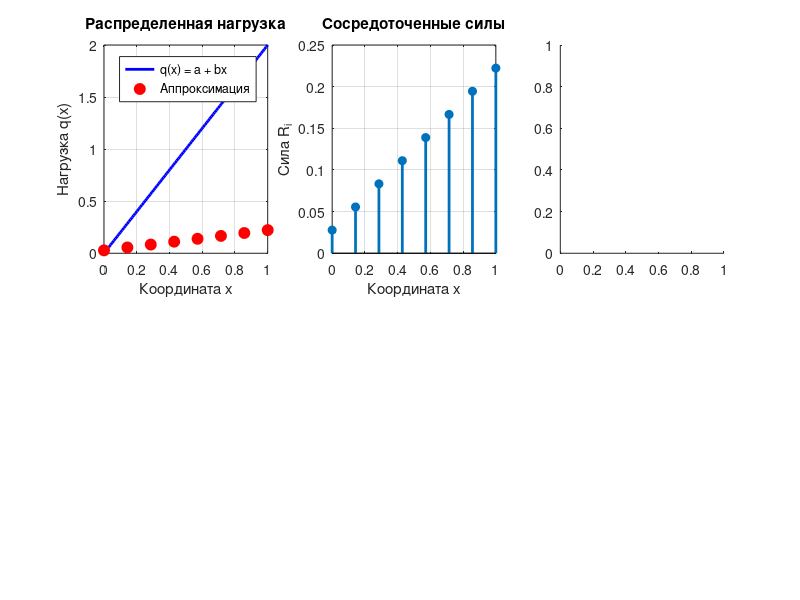

The MATLAB script that drew this image: (Note: this script raises an error after producing the figure.)
% Основные определения

%1-й уровень - точки крепления к крылу
%2-й уровень- точки крепления рычагов, соеденяющие точки крепления к крылу
%3-й уровень точки крепления рычагов, соеденяющие точки 2-го уровня
%4-й уровень точка за которую подвешиваеться груз


% Построение системы рычагов для распределения нагрузки на крыло
% Входные параметры:
% a - постоянная составляющая нагрузки

% Построение системы рычагов для распределения нагрузки на крыло
% Входные параметры:
% a - постоянная составляющая нагрузки
% b - линейная составляющая нагрузки% 1. Базовые параметры
L = 1; % Длина крыла
n_points = 8; % Количество точек крепления
  
% Координаты точек крепления к крылу (уровень 1)
x1 = linspace(0, L, n_points);
  
% 2. Расчет распределенной нагрузки
% Функция распределенной нагрузки
a=0;
b=2;
q = @(x) a + b*x;
    
% Полная сила и момент
F_total = integral(q, 0, L);
M_total = integral(@(x) q(x).*x, 0, L);
    
fprintf('Полная сила F = %.4f\n', F_total);
fprintf('Момент M = %.4f\n', M_total);
%% 3. Расчет сосредоточенных сил R_i
% Решение системы для коэффициентов A и B
sum_x = sum(x1);
sum_x2 = sum(x1.^2);
    
% Матрица системы
M = [n_points, sum_x; sum_x, sum_x2];
rhs = [F_total; M_total];
   
coeffs = M \ rhs;
A = coeffs(1);
B = coeffs(2);
    
% Сосредоточенные силы
R = A + B * x1;    
fprintf('\nКоэффициенты:\n');
fprintf('A = %.4f, B = %.4f\n', A, B);
% 4. Расчет координат рычагов уровня 2
x2 = zeros(1, 4);
F_level2 = zeros(1, 4);
    
for j = 1:4
i1 = 2*j - 1;
i2 = 2*j;
        
R1 = R(i1);
R2 = R(i2);
x1_val1 = x1(i1);
x1_val2 = x1(i2);
        
% Координата точки подвеса (центр тяжести)
x2(j) = (R1*x1_val1 + R2*x1_val2) / (R1 + R2);
F_level2(j) = R1 + R2;
        
fprintf('x2_%d = %.4f, F_%d = %.4f\n', j, x2(j), j, F_level2(j));
end
    
%% 5. Расчет координат рычагов уровня 3
x3 = zeros(1, 2);
F_level3 = zeros(1, 2);
for k = 1:2
j1 = 2*k - 1;
j2 = 2*k;
        
F1 = F_level2(j1);
F2 = F_level2(j2);
x2_val1 = x2(j1);
x2_val2 = x2(j2);
        
x3(k) = (F1*x2_val1 + F2*x2_val2) / (F1 + F2);
F_level3(k) = F1 + F2;
        
fprintf('x3_%d = %.4f, F_%d = %.4f\n', k, x3(k), k, F_level3(k));
end
    
% 6. Расчет координаты точки подвеса груза (уровень 4)
F1_level3 = F_level3(1);
F2_level3 = F_level3(2);
x3_val1 = x3(1);
x3_val2 = x3(2);
    
x4 = (F1_level3*x3_val1 + F2_level3*x3_val2) / (F1_level3 + F2_level3);
    
fprintf('\nТочка подвеса груза:\n');
fprintf('x4 = %.4f\n', x4);
    
% 7. Визуализация
figure('Position', [100, 100, 1200, 800]);
    
% 7.1 Распределенная нагрузка
subplot(2,3,1);
x_plot = linspace(0, L, 100);
q_plot = q(x_plot);
plot(x_plot, q_plot, 'b-', 'LineWidth', 2);
hold on;
plot(x1, A + B*x1, 'ro', 'MarkerSize', 8, 'MarkerFaceColor', 'r');
xlabel('Координата x');
ylabel('Нагрузка q(x)');
title('Распределенная нагрузка');
legend('q(x) = a + bx', 'Аппроксимация', 'Location', 'best');
grid on;
    
% 7.2 Сосредоточенные силы
subplot(2,3,2);
stem(x1, R, 'filled', 'LineWidth', 2);
xlabel('Координата x');
ylabel('Сила R_i');
title('Сосредоточенные силы');
grid on;
    
% 7.3 Система рычагов - схема
subplot(2,3,3);
plot_lever_system(x1, x2, x3, x4, R, F_level2, F_level3);
title('Схема системы рычагов');
    
% 7.4 Проверка - равнодействующая и момент
subplot(2,3,4);
% Расчетная равнодействующая
F_calc = sum(R);
M_calc = sum(R .* x1);
    
bar([F_total, F_calc; M_total, M_calc]);
set(gca, 'XTickLabel', {'Сила F', 'Момент M'});
ylabel('Значение');
legend('Теоретическое', 'Расчетное', 'Location', 'best');
title('Проверка эквивалентности');
grid on;
    
% 7.5 Погрешность
subplot(2,3,5);
error_F = abs(F_total - F_calc) / F_total * 100;
error_M = abs(M_total - M_calc) / M_total * 100;
    
bar([error_F; error_M]);
ylabel('Погрешность (%)');
set(gca, 'XTickLabel', {'Сила F', 'Момент M'});
title('Относительная погрешность');
grid on;
    
% 7.6 Итоговая информация
subplot(2,3,6);
axis off;
text(0.1, 0.9, sprintf('Параметры нагрузки:'), 'FontSize', 12, 'FontWeight', 'bold');
text(0.1, 0.8, sprintf('a = %.2f', a), 'FontSize', 11);
text(0.1, 0.7, sprintf('b = %.2f', b), 'FontSize', 11);
text(0.1, 0.6, sprintf('q(x) = %.2f + %.2f*x', a, b), 'FontSize', 11);
text(0.1, 0.5, sprintf('Точка подвеса: x4 = %.4f', x4), 'FontSize', 11, 'FontWeight', 'bold');
text(0.1, 0.4, sprintf('Погрешность силы: %.2f%%', error_F), 'FontSize', 11);
text(0.1, 0.3, sprintf('Погрешность момента: %.2f%%', error_M), 'FontSize', 11);
    
function plot_lever_system(x1, x2, x3, x4, R, F2, F3)
    % Визуализация системы рычагов
    
    % Уровень 1 - точки крепления к крылу
    plot(x1, zeros(size(x1)), 'ko', 'MarkerSize', 8, 'MarkerFaceColor', 'k');
    for i = 1:length(x1)
        text(x1(i), -0.05, sprintf('R_{%d}=%.2f', i, R(i)), ...
             'HorizontalAlignment', 'center', 'FontSize', 8);
    end
    
    % Уровень 2
    plot(x2, 0.3*ones(size(x2)), 'bo', 'MarkerSize', 8, 'MarkerFaceColor', 'b');
    for j = 1:length(x2)
        text(x2(j), 0.35, sprintf('F2_{%d}=%.2f', j, F2(j)), ...
             'HorizontalAlignment', 'center', 'FontSize', 8);
    end
    
    % Уровень 3
    plot(x3, 0.6*ones(size(x3)), 'go', 'MarkerSize', 8, 'MarkerFaceColor', 'g');
    for k = 1:length(x3)
        text(x3(k), 0.65, sprintf('F3_{%d}=%.2f', k, F3(k)), ...
             'HorizontalAlignment', 'center', 'FontSize', 8);
    end
    
    % Уровень 4 - точка подвеса груза
    plot(x4, 0.9, 'ro', 'MarkerSize', 12, 'MarkerFaceColor', 'r');
    text(x4, 0.95, sprintf('Груз F\nx4=%.4f', x4), ...
         'HorizontalAlignment', 'center', 'FontWeight', 'bold');
    
    % Соединительные линии
    for j = 1:4
        i1 = 2*j - 1;
        i2 = 2*j;
        plot([x1(i1), x2(j)], [0, 0.3], 'k--');
        plot([x1(i2), x2(j)], [0, 0.3], 'k--');
    end
    
    for k = 1:2
        j1 = 2*k - 1;
        j2 = 2*k;
        plot([x2(j1), x3(k)], [0.3, 0.6], 'b--');
        plot([x2(j2), x3(k)], [0.3, 0.6], 'b--');
    end
    
    plot([x3(1), x4], [0.6, 0.9], 'g--');
    plot([x3(2), x4], [0.6, 0.9], 'g--');
    
    xlabel('Координата x');
    ylabel('Уровень системы');
    ylim([-0.1, 1.0]);
    grid on;
end

